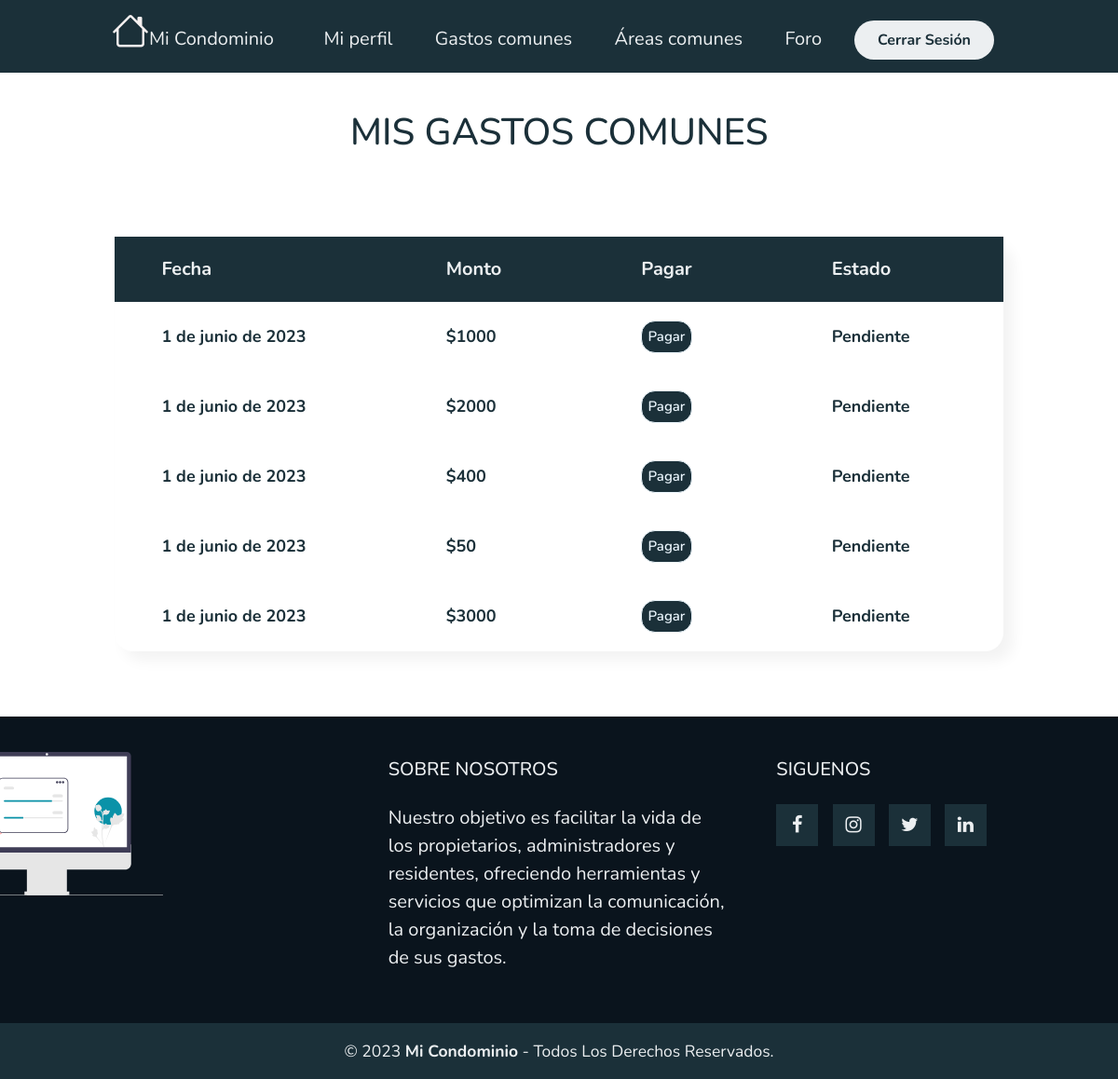
The app's page /MiGastoComun/ (signed in) with its own data.
### myapp/models.py (models this page shows, shortened)
class PagoComun(models.Model):
    ESTADO_PAGO = (
        ('Pendiente', 'Pendiente'),
        ('Pagado', 'Pagado'),
    )
    estado_pago = models.CharField(max_length=20, choices=ESTADO_PAGO, default='Pendiente')
    nombre = models.CharField(max_length=50)
    monto = models.IntegerField()
    fecha = models.DateField(default=date.today)

### myapp/views.py (the view)
# urls.py: path('MiGastoComun/',MiGastoComun,name="MiGastoComun"),
def MiGastoComun(request):
    user = request.user
    gastos_comunes = PagoComun.objects.filter(residentes=user)
    return render(request, 'myapp/GastosComunes/MisGastosComunes.html', {'entity': gastos_comunes})

### myapp/templates/myapp/GastosComunes/MisGastosComunes.html (shortened to what this page needs)
{% extends 'myapp/base.html' %}
{% block contenido %}
{% load static %}
{% load humanize %}
<link rel="stylesheet" href="{% static 'myapp/css/PagarGastoComun/PagarGastoComun.css' %}">
<div class="titulo">
    <h1>
        {% if not user.is_staff %}
        MIS
        {% endif %}
         GASTOS COMUNES</h1>
</div>
<div class="tabla">
    <table class="Residentes">
        <thead class="thead">
            <tr style="color: #eceff1;">
                <th>Fecha</th>
                <th>Monto</th>
                {% if not user.is_staff %}
                <th>Pagar</th>
                <th>Estado</th>
                {% endif %}
            </tr>
        </thead>
        <tbody>
            {% for entity in entity %}
            <tr>
                <th>{{ entity.fecha }}</th>
                <th>${{ entity.monto }}</th>
                {% if not user.is_staff %}
                <th><a  data-bs-toggle="modal" data-bs-target="#exampleModal" href="#"><button>Pagar</button></a></th>
                <th>{{ entity.estado_pago }}</th>
                {% endif %}
            </tr>
            {% empty %}
            <h1>No tienes gastos comunes.</h1>
            {% endfor %}
        </tbody>
    </table>
</div>
{% endblock %}

### myapp/static/myapp/css/estilo.css/estilo.css (style rules this page uses)
* { box-sizing: border-box; margin: 0; padding: 0; font-family: 'Nunito', sans-serif; }
body { background-color: #fff; }

### myapp/static/myapp/css/PagarGastoComun/PagarGastoComun.css (style rules this page uses)
.titulo { color: #1b3039; display: flex; align-items: center; justify-content: center; margin-top: 40px; }
.tabla { display: flex; align-items: center; justify-content: center; margin-top: 30px; margin-bottom: 70px; }
.Residentes { background-color: #ffffff; box-shadow: 10px 10px 15px rgba(0, 0, 0, 0.05); border-radius: 20px; }
.tabla th { padding: 20px 100px 20px 50px; }
.thead { color: #3b535e; font-size: 20px; background-color: #1b3039; }
tbody { color: #1b3039; font-size: 18px; }
.tabla button { width: 100%; height: 35px; border: 1px solid; background: #1b3039; border-radius: 15px; font-size: 15px; color: #e9f4fb; font-weight: 600; }

### records on screen
PagoComun: fecha "1 de junio de 2023", monto "1000", estado_pago "Pendiente"
PagoComun: fecha "1 de junio de 2023", monto "2000", estado_pago "Pendiente"
PagoComun: fecha "1 de junio de 2023", monto "400", estado_pago "Pendiente"
PagoComun: fecha "1 de junio de 2023", monto "50", estado_pago "Pendiente"
PagoComun: fecha "1 de junio de 2023", monto "3000", estado_pago "Pendiente"
